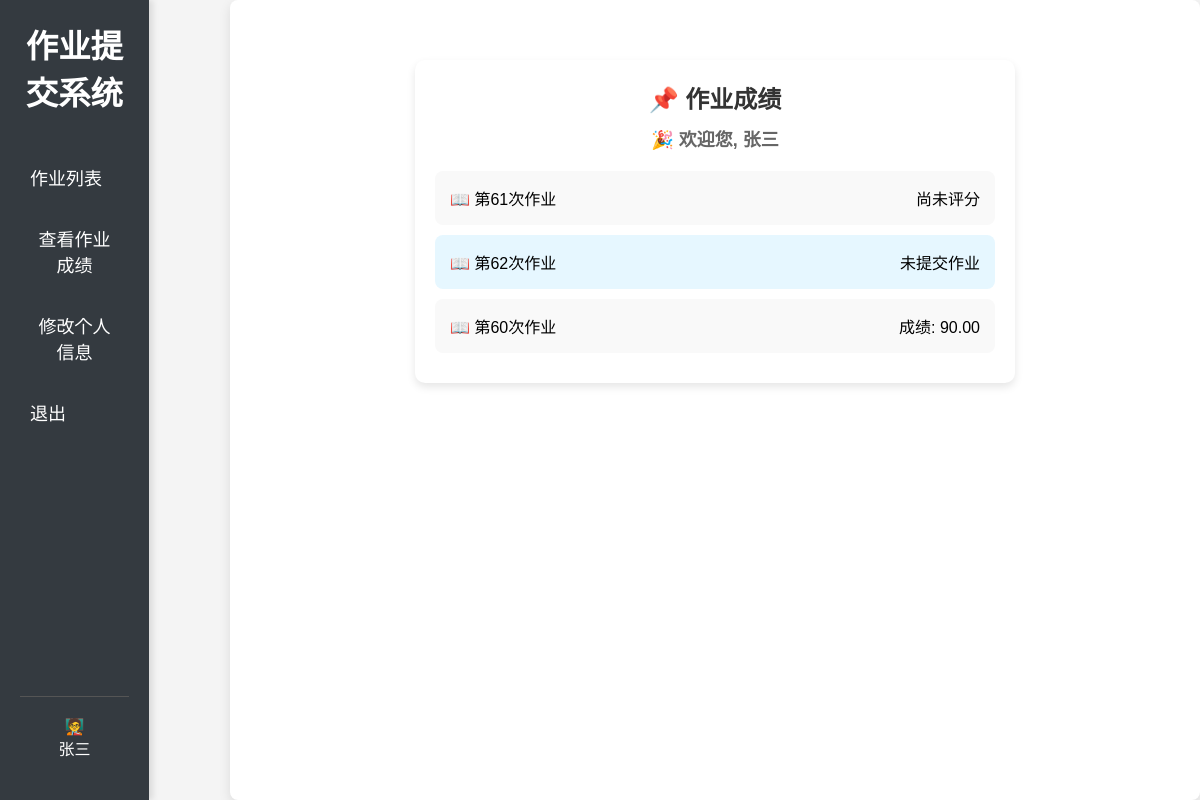
/check_grade (signed in), run on an earlier commit of the app's database.
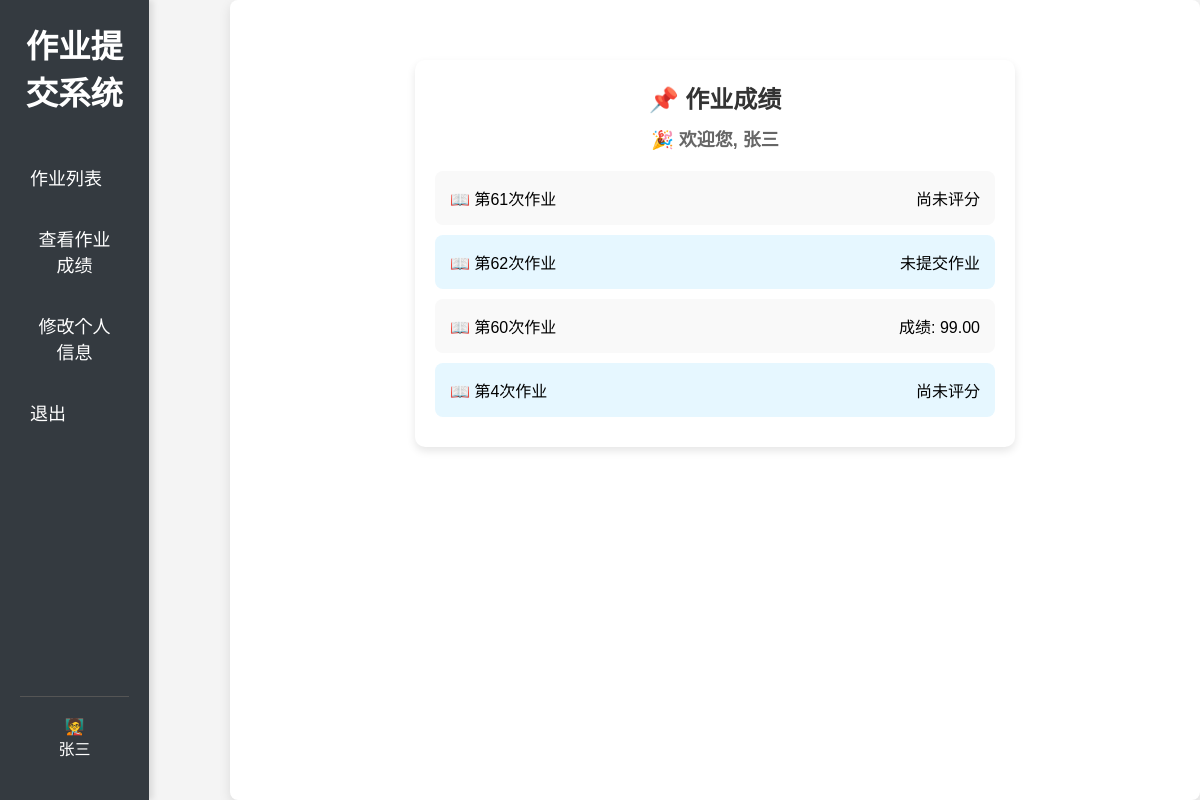
And on a later commit of the database.
### assignment_system/models.py (models this page shows, shortened)
class Assignment(models.Model):
    title = models.CharField(max_length=200)
    description = models.TextField()
    due_date = models.DateTimeField()
    file = models.FileField(upload_to='submissions/', blank=True, null=True)
    custom_fields = models.JSONField(default=list, blank=True, null=True)

class Scores(models.Model):
    student = models.ForeignKey(settings.AUTH_USER_MODEL, on_delete=models.CASCADE)
    assignment = models.ForeignKey('Assignment', on_delete=models.CASCADE)
    score = models.DecimalField(max_digits=5, decimal_places=2,verbose_name="成绩",default=0)
    submission=models.ForeignKey('Submission',on_delete=models.CASCADE,related_name='score', null=True, blank=True,default=None)

### assignment_system/views/student_views.py (the view)
# urls.py: path("check_grade", student_views.check_grade, name="check_grade"),
def check_grade(request):
    if not request.user.is_authenticated:
        return redirect("custom_login")
    student = request.user
    scores = Scores.objects.filter(student=student)
    assignments = Assignment.objects.all().order_by("due_date")
    submissions = Submission.objects.filter(
        student=student,
        assignment=OuterRef("pk")
    )
    assignments = assignments.annotate(has_submission=Exists(submissions))
    assignment_scores = {}
    for assignment in assignments:
        score = scores.filter(assignment=assignment).first()
        assignment_scores[assignment] = score
    return render(
        request,
        "student/check_grade.html",
        {
            "assignment_scores": assignment_scores,
            "assignments": assignments,
            "user": student,
        }
    )

### assignment_system/templates/student/check_grade.html (shortened to what this page needs)
{% extends 'base.html' %}
{% block content %}
<div class="container">
    <h2 class="title">📌 作业成绩</h2>
    <h3 class="welcome">🎉 欢迎您, {{ user.name }}</h3>
    <ul class="assignment-list">
        {% for assignment, score in assignment_scores.items %}
            <li class="assignment-item">
                <span class="assignment-title">📖 {{ assignment.title }}</span>
                {% if not assignment.has_submission %}
                    <span class="status no-status-submitted">未提交作业</span>
                {% else %}
                {% if score.score > 0 %}
                    <span class="assignment-score">成绩: {{ score.score }}</span>
                {% else %}
                    <span class="no-score">尚未评分</span>
                {% endif %}
                {% endif %}
            </li>
        {% empty %}
            <li class="no-assignment">暂无作业</li>
        {% endfor %}
    </ul>
</div>
{% endblock %}

What changed in the data, as far as the page shows it:
changed through a linked row, Assignment "第60次作业": score "90.00" → "99.00"
added Assignment: title "第4次作业", shows "尚未评分"
